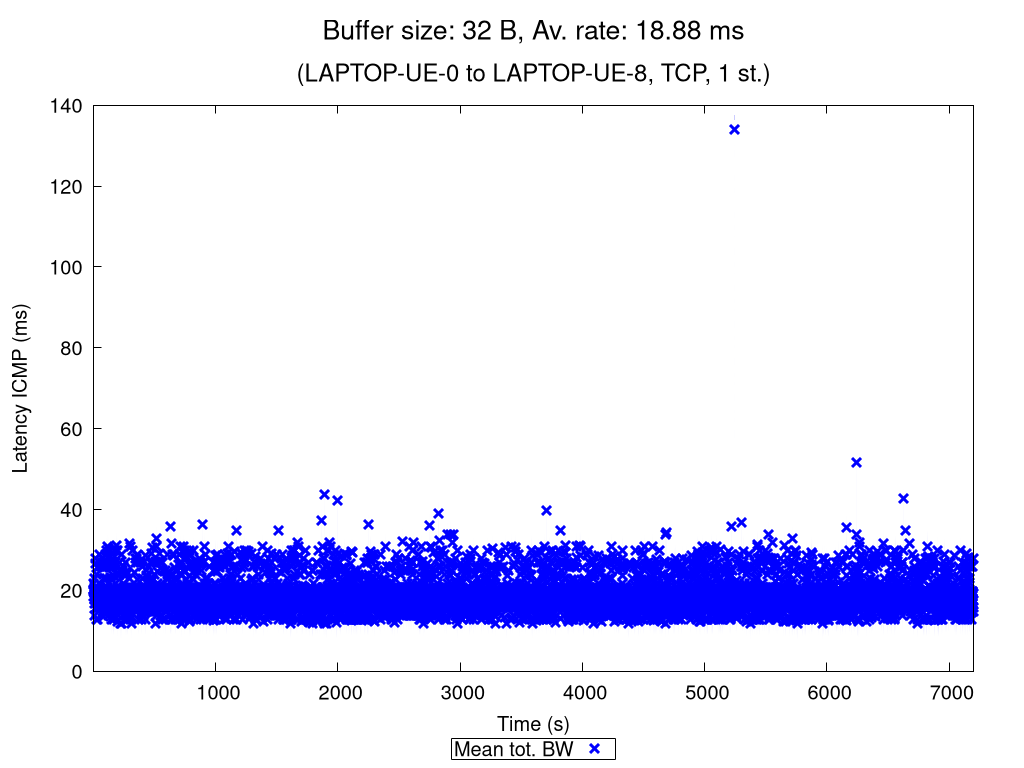

Write gnuplot code to recreate this figure.
set terminal pngcairo nocrop enhanced size 1024,768 font "Verdana,15"
set output "TCP_1_st_2020_11_06_01-45-06_one2two_00032B.png"

set title "{/=20 Buffer size: 32 B, Av. rate: 18.88 ms}\n\n{/=18 (LAPTOP-UE-0 to LAPTOP-UE-8, TCP, 1 st.)}"

set xlabel "Time (s)"
set ylabel "Latency ICMP (ms)"
set ytics nomirror
set key bmargin center horizontal box samplen 1 width -1
set bmargin 4.6
set rmargin 4.5

rf = 1.0  # rate factor
set style fill transparent solid 0.2 noborder
set autoscale xfix
plot "TCP_1_st_2020_11_06_01-45-06_one2two_00032B_iperf_processed.dat" using 1:($2/rf-$3/rf):($2/rf+$3/rf) with filledcurves lc rgb "blue" notitle, \
     "" using 1:($2/rf) with points pt 2 ps 1.5 lw 3 lc rgb "blue" title "Mean tot. BW", \
